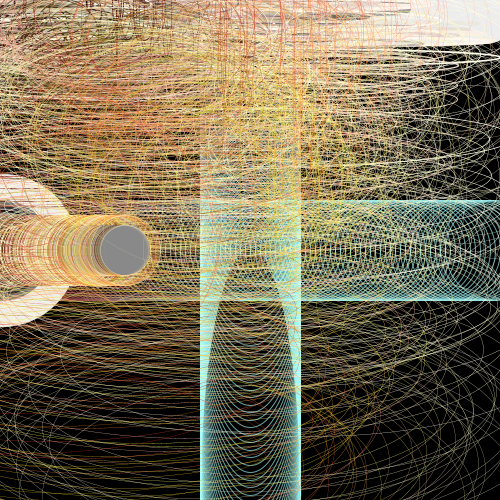
Frame 1 (no input)
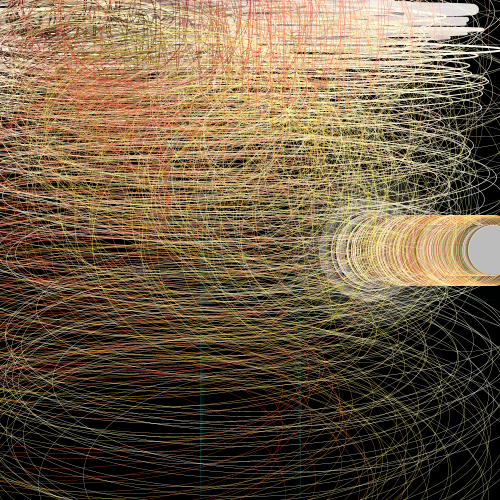
Frame 60 (the mouse pressed at the canvas centre just before this capture)
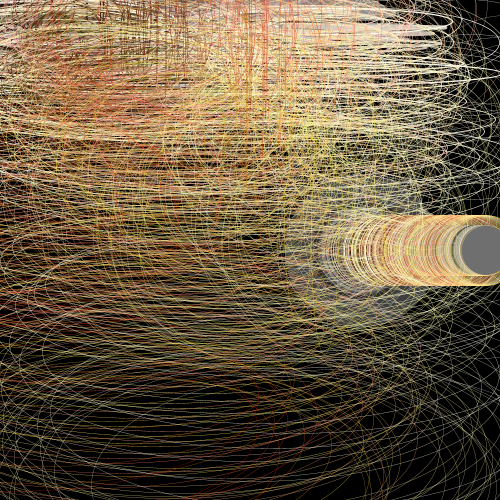
Frame 120 (the mouse held since frame 60 and released just before this capture)

The Processing sketch that drew these frames (run headless with seeded random() and noise(); from frame 60 on, the mouse is pressed at the canvas centre):

// Processing sketch: processing_1519
// ── processing_1519.pde

float a=0.5;
int b=50;
void setup(){
  size(500,500);
  background(0);
  smooth();
  //noLoop();
  }
  void draw(){
    //frameRate(2);
    background(0);
    krug(width/2,height/2,width/5,int(random(255)),int(random(50)));
     for(int i=0;i<250;i++){
    novo(i,int(random(i)),i,int(random(250)));
   
  }
    }
    void krug(int x,int y,int size,int boja,int razno){
      for(float c=0.1; c<500; c+=5){
      //strokeWeight(random((3)));
      stroke(boja,c,c,boja);
      noFill();
      ellipse(c,y,size,size);
      ellipse(x,c,size,c);
      //line(c,c,boja,razno);
      //ellipse(a+razno,a+boja,a,a);
      }
       }
        void novo(float x, int y, int size, int boja){
   x=x+0.6;
   strokeWeight(50/x);
    stroke(x+boja,y+boja,boja);
    noFill();
    
    ellipse(y+boja,x,size,size-10);
    ellipse((y*0.4)+boja,x*2,height,size-10);
    ellipse(x,y,size+boja,size+10);
    ellipse(x+boja+50,y,size/height+boja,size-10);
    
     a=a+0.5;
    ellipse(a,height/2,70,70);
    fill(random(0,255),random(0,255));
    ellipse(a,height/2,b,b);
    if(a>500){
      a=0;
      }
      }
